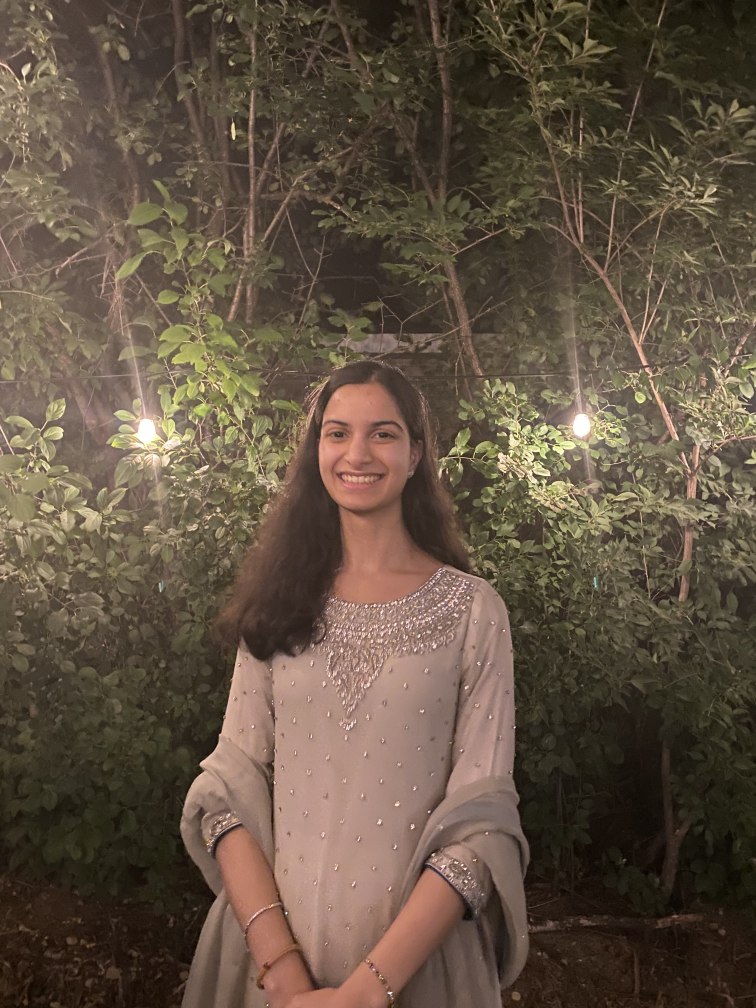
#> input picture rabab.jpeg, 3024 x 4032 px (shown at 1/4 size)
$ python -i enhance_image.py   (imports and definitions only)
#> lines starting #> are read from the running program, lines starting #| are printed output that depends on the picture; after the words box and inside, x2 and y2 are one past the last pixel; in counts of white or black regions, pixels touching at a corner belong together
#> further down, picture is the input picture: shape (4032, 3024, 3); mean B, G, R 66.5, 82.4, 97.6
import cv2
import numpy as np

# upscaling
def upscale(img, scale_factor=2):
    height, width = img.shape[:2]
    new_dimensions = (width * scale_factor, height * scale_factor)
    res_img = cv2.resize(img, dsize=new_dimensions, interpolation=cv2.INTER_CUBIC)

    return res_img

# adjust colour balance
def gray_world_balance(img):
    b, g, r = cv2.split(img)

    avg_b = np.mean(b)
    avg_g = np.mean(g)
    avg_r = np.mean(r)

    avg_gray = (avg_b + avg_g + avg_r) / 3.0
    scale_b = avg_gray / avg_b
    scale_g = avg_gray / avg_g
    scale_r = avg_gray / avg_r

    b = cv2.convertScaleAbs(b, alpha=scale_b)
    g = cv2.convertScaleAbs(g, alpha=scale_g)
    r = cv2.convertScaleAbs(r, alpha=scale_r)

    return cv2.merge([b, g, r])

def blur_background(image):
    gray = cv2.cvtColor(image, cv2.COLOR_BGR2GRAY)
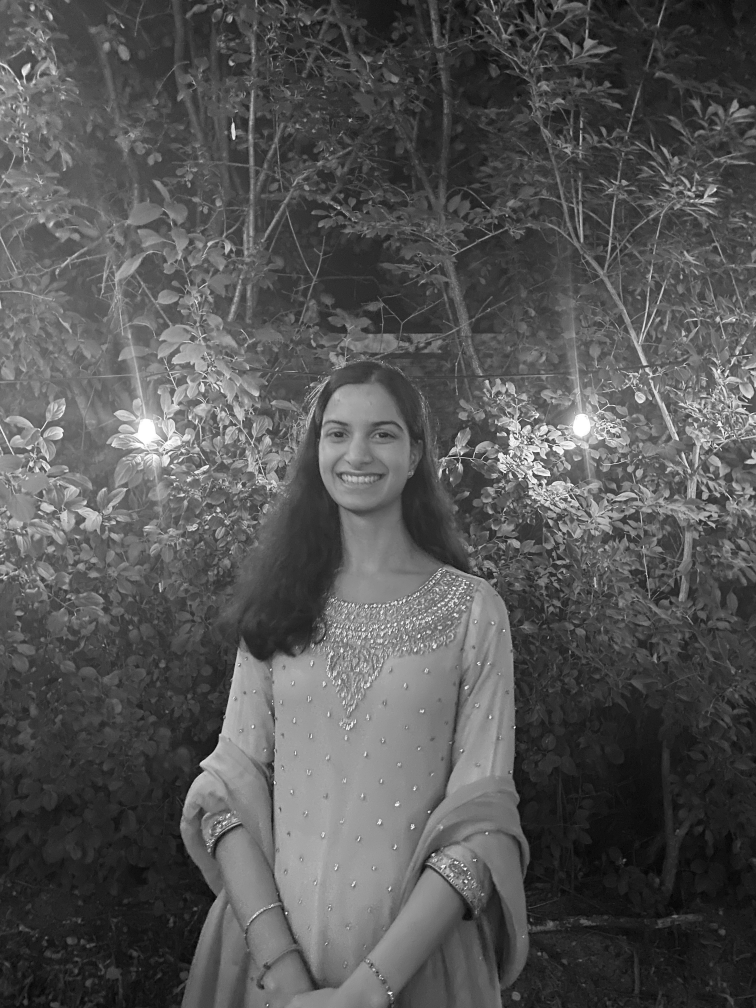
#> gray: shape (4032, 3024) (shown at 1/4 size); min 1, max 255, mean 85.1

    # Load Haar cascade for face detection
    face_cascade = cv2.CascadeClassifier(cv2.data.haarcascades + 'haarcascade_frontalface_default.xml')
    faces = face_cascade.detectMultiScale(gray, scaleFactor=1.1, minNeighbors=5, minSize=(30, 30))
#> faces = 14 rows, first 6: [644, 2235, 48, 48], [503, 3869, 50, 50], [879, 728, 55, 55], [1817, 1224, 57, 57], [893, 1720, 54, 54], [2089, 71, 66, 66]

    # Create a blank mask
    mask = np.zeros_like(image)

    for (x, y, w, h) in faces:
        # Face rectangle (to keep face unblurred)
        cv2.rectangle(mask, (x, y), (x + w, y + h), (255, 255, 255), -1)

        # Circle for hair
        center = (x + w // 2, y)  # Center above the face
        radius = int(h * 0.6)     # Radius based on face height
        cv2.circle(mask, center, radius, (255, 255, 255), -1)

        # Trapezoid for shoulders
        top_left = (x - int(w * 0.5), y + h)
        top_right = (x + w + int(w * 0.5), y + h)
        bottom_left = (x - int(w * 1.0), y + int(h * 2))
        bottom_right = (x + w + int(w * 1.0), y + int(h * 2))
        trapezoid = np.array([top_left, top_right, bottom_right, bottom_left], dtype=np.int32)
        cv2.fillPoly(mask, [trapezoid], (255, 255, 255))

        # Triangle from top of hair to chin
        top_of_hair = (x + w // 2, y - int(h * 0.2))  # Adjust top point for hair extension
        left_chin = (x, y + h)  # Left edge of the chin
        right_chin = (x + w, y + h)  # Right edge of the chin
        triangle = np.array([top_of_hair, left_chin, right_chin], dtype=np.int32)
        cv2.fillPoly(mask, [triangle], (255, 255, 255))
#> this loop made 14 passes
#> (x, y, w, h, center, radius, trapezoid, triangle) on passes 1 to 5: (644, 2235, 48, 48, (668, 2235), 28, [[620, 2283], [716, 2283], [740, 2331], [596, 2331]], [[668, 2226], [644, 2283], [692, 2283]]), (503, 3869, 50, 50, (528, 3869), 30, [[478, 3919], [578, 3919], [603, 3969], [453, 3969]], [[528, 3859], [503, 3919], [553, 3919]]), (879, 728, 55, 55, (906, 728), 33, [[852, 783], [961, 783], [989, 838], [824, 838]], [[906, 717], [879, 783], [934, 783]]), (1817, 1224, 57, 57, (1845, 1224), 34, [[1789, 1281], [1902, 1281], [1931, 1338], [1760, 1338]], [[1845, 1213], [1817, 1281], [1874, 1281]]), (893, 1720, 54, 54, (920, 1720), 32, [[866, 1774], [974, 1774], [1001, 1828], [839, 1828]], [[920, 1710], [893, 1774], [947, 1774]])
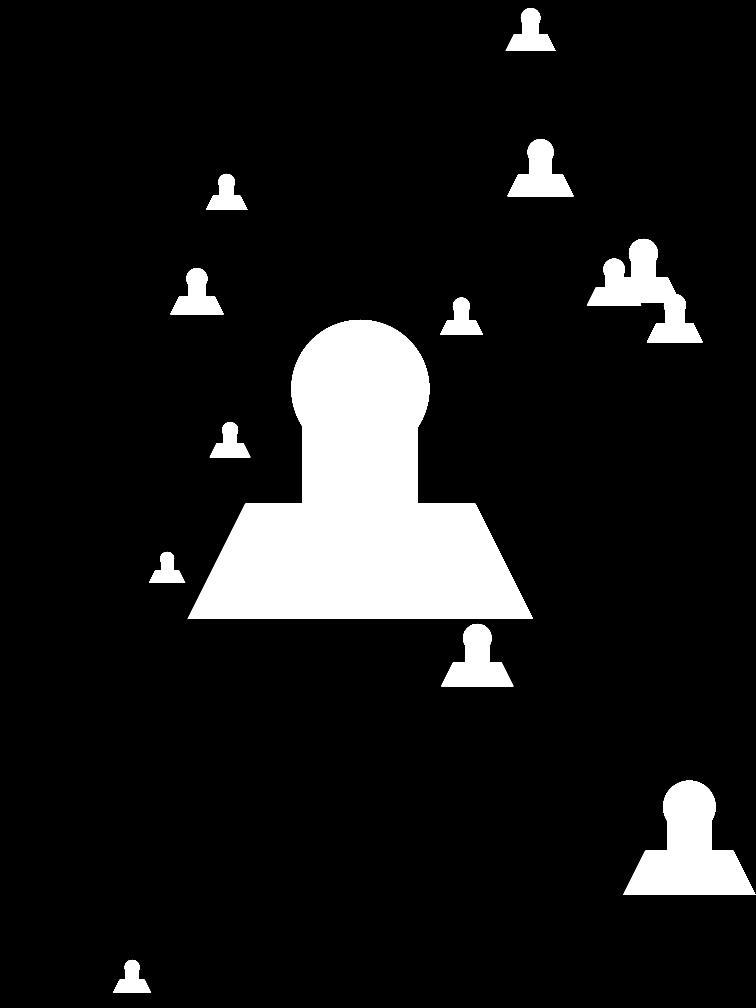
#> mask: shape (4032, 3024, 3) (shown at 1/4 size); 10.2% white; 12 white regions, largest, box (x1, y1, x2, y2) and area: (751, 1279, 2132, 2476) 871443, (2493, 3122, 3022, 3580) 127688, (2348, 955, 2811, 1369) 75027

    # Create the blurred background
    background_mask = cv2.bitwise_not(mask)
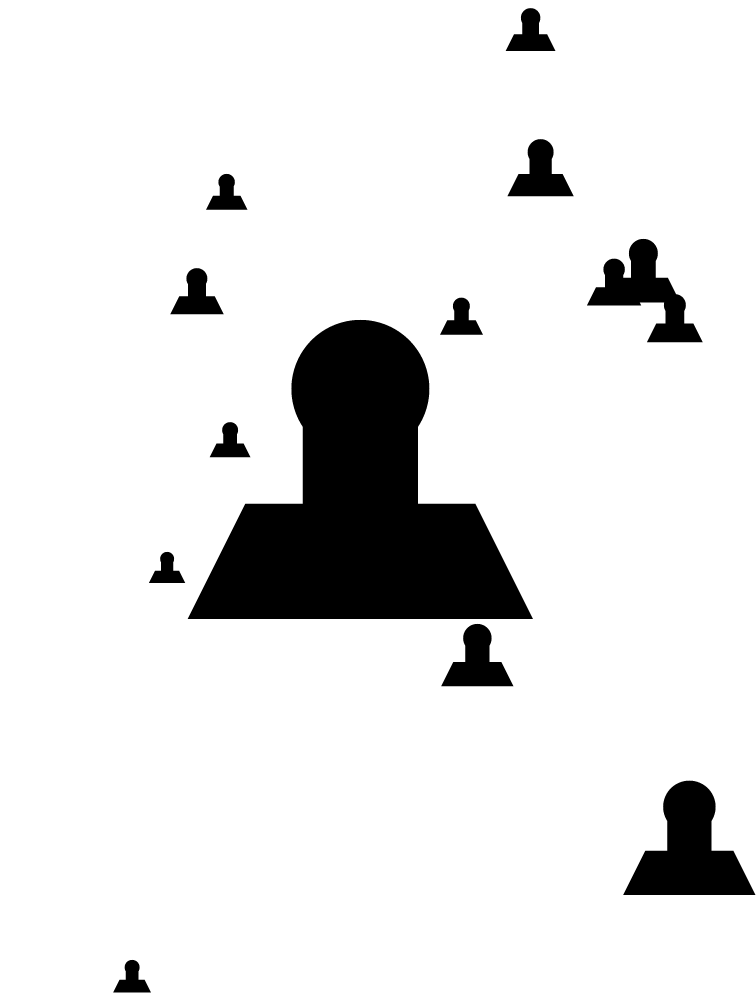
#> background_mask: shape (4032, 3024, 3) (shown at 1/4 size); 89.8% white; 12 black regions, largest, box (x1, y1, x2, y2) and area: (751, 1279, 2132, 2476) 871443, (2493, 3122, 3022, 3580) 127688, (2348, 955, 2811, 1369) 75027
    blurred = cv2.GaussianBlur(image, (71, 71), 0)
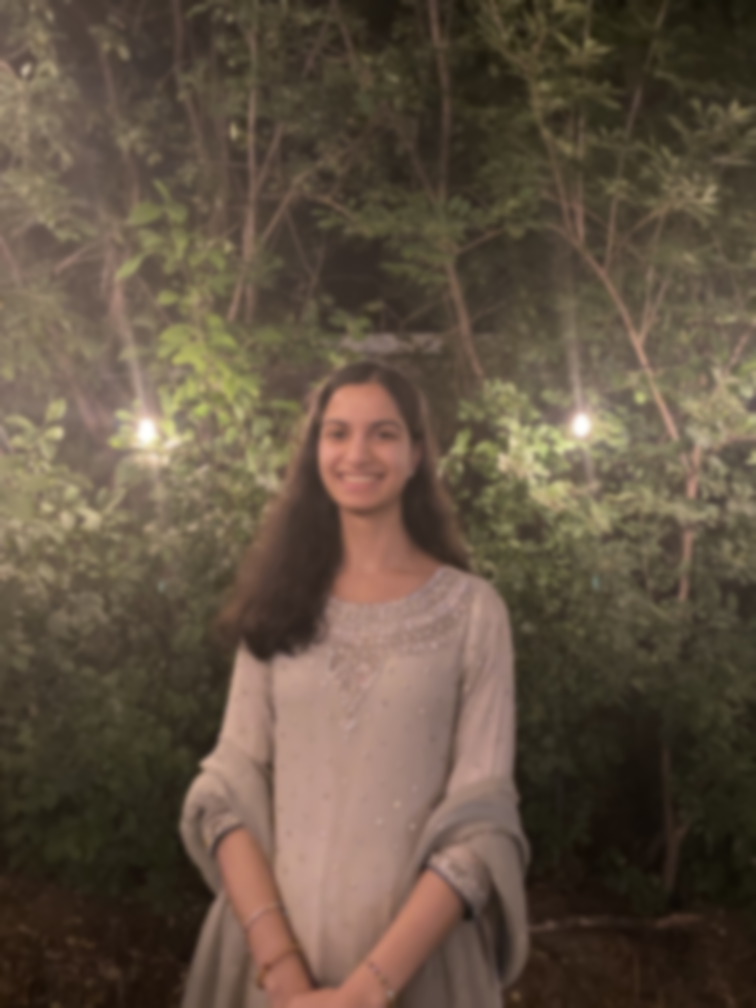
#> blurred: shape (4032, 3024, 3) (shown at 1/4 size); mean B, G, R 66.5, 82.4, 97.6
    foreground = cv2.bitwise_and(image, mask)
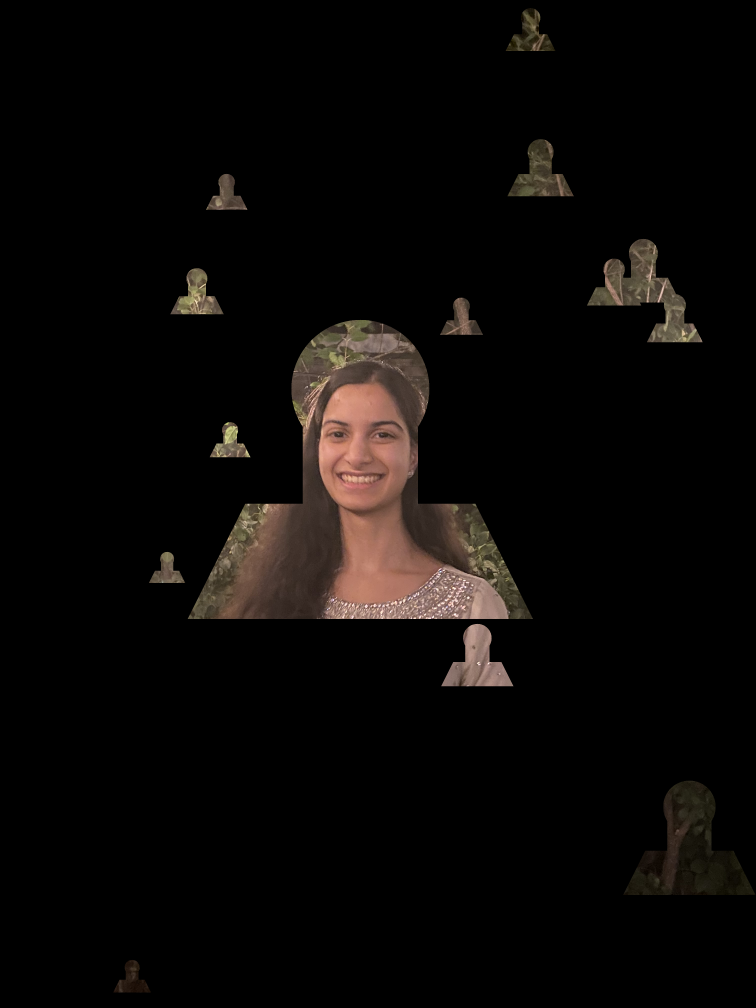
#> foreground: shape (4032, 3024, 3) (shown at 1/4 size); mean B, G, R 7, 8.4, 10.9
    background = cv2.bitwise_and(blurred, background_mask)
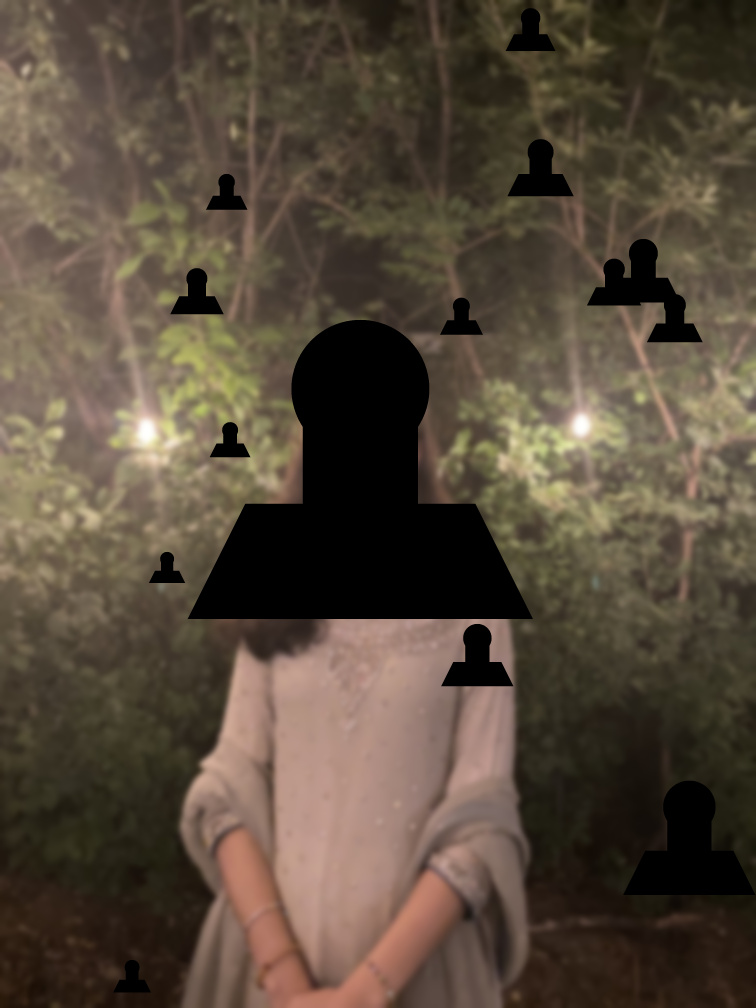
#> background: shape (4032, 3024, 3) (shown at 1/4 size); mean B, G, R 59.5, 73.9, 86.8
    result = cv2.add(foreground, background)

    return result

# [7 lines of commented-out code are left out]

>>> import cv2
>>> picture = cv2.imread('rabab.jpeg')
>>> result = blur_background(picture)
